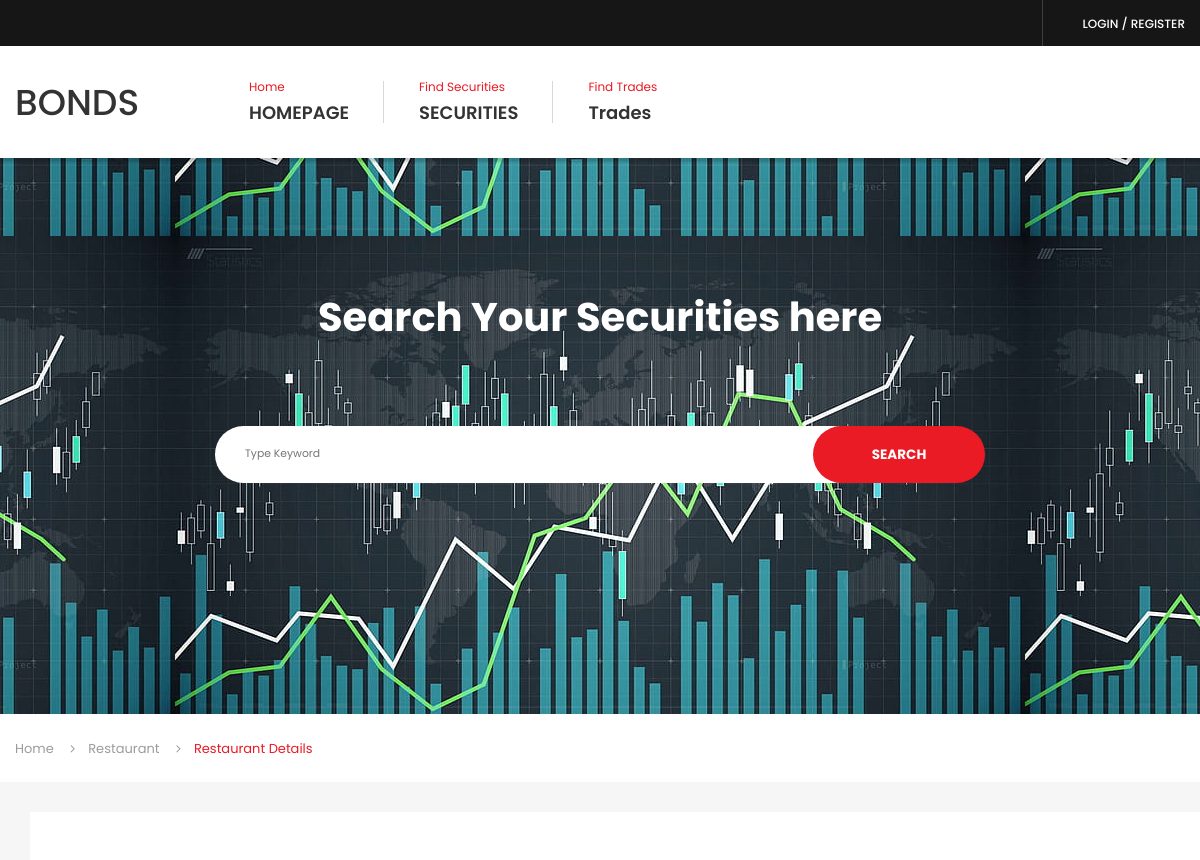
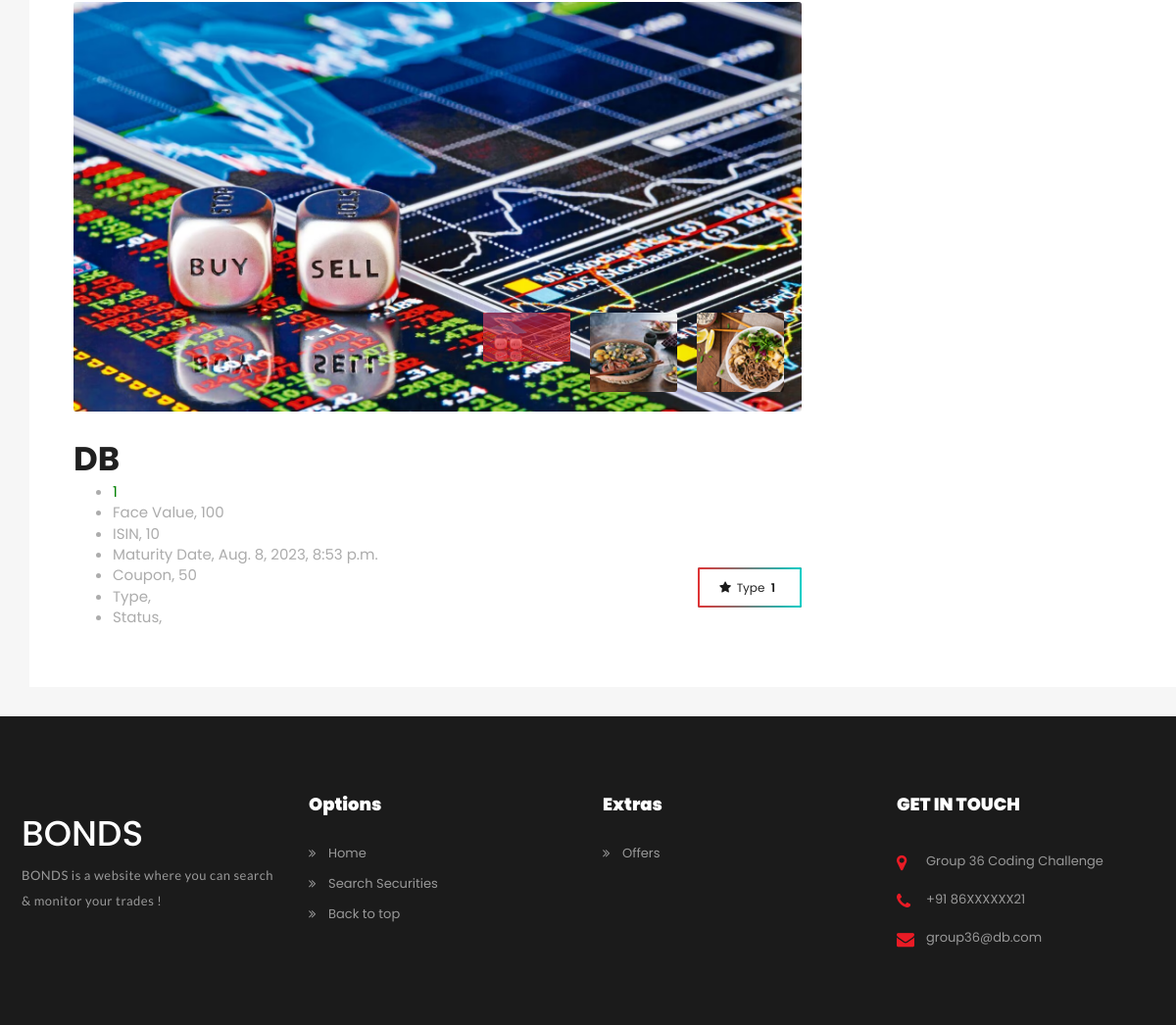
Screenshot of /security/?id=1 with the database file from the repository (2 pictures, top to bottom).
### bonds/models.py (models this page shows, shortened)
class Security(models.Model):
	ISIN = models.IntegerField(default= 0)
	CUSIP = models.IntegerField(default= 0)
	Issuer = models.CharField(max_length=200 , default='NA')
	MaturityDate= models.DateTimeField(auto_now_add=False)
	Coupon = models.IntegerField(default= 0)
	Type = models.CharField(max_length=10 ,choices = (('1' , 'Type 1'),('2' , 'Type 2'),
                          ('3' , 'Type 3'),('4','Type 4')),
                default = '1' )
	FaceValue = models.IntegerField(default= 0)
	status = models.CharField(max_length=10 ,choices = (('s' , 'Success'),('f' , 'Failed'),
                          ('p' , 'Pending'),('na','Not Available')),
                default = 'na' )

### bonds/views.py (the view)
# urls.py: path('security/',views.security ,  name='securitypage'),
def security(request) :
    try:
        ids=request.GET['id']
        rest = Security.objects.filter(id = ids)[0]
    except:
        return HttpResponse('<h1>No such restaurant found </h1>')
    return render(request, 'bond/security-detail.html' , {'rest' : rest})

### bonds/templates/bond/security-detail.html (shortened to what this page needs)
{% load static %}
<!DOCTYPE html>
<html lang="en">
<head>
    <link rel="stylesheet" href="{% static 'front/assets/css/icons.min.css' %}">
    <link rel="stylesheet" href="{% static 'front/assets/css/bootstrap.min.css' %}">
    <link rel="stylesheet" href="{% static 'front/assets/css/main.css' %}">
    <link rel="stylesheet" href="{% static 'front/assets/css/red-color.css' %}">
    <link rel="stylesheet" href="{% static 'front/assets/css/yellow-color.css' %}">
    <link rel="stylesheet" href="{% static 'front/assets/css/responsive.css' %}">
</head>
<body itemscope>
    <main>
        <header class="stick">
            <div class="topbar">
                <div class="container">
                    <div class="topbar-register">
                        {% if request.user.is_authenticated %}
                        <a class="" href="#" title="Login" itemprop="url">{{ request.user.username}}</a>
                        {% else %}
                        <a class="" href="{% url 'signpage'%}" title="Login" itemprop="url">LOGIN / REGISTER</a>
                        {% endif %}
                    </div>
                </div>
            </div>
            <div class="logo-menu-sec">
                <div class="container">
                    <div style="padding-top: 0.8em;" class="logo"><h1 itemprop="headline"><a href="{% url 'mainpage' %}" title="Home" itemprop="url">BONDS</a></h1></div>
                    <nav>
                        <div class="menu-sec">
                            <ul>
                                <li class="menu-item-has-children"><a href="{% url 'mainpage' %}" title="HOMEPAGES" itemprop="url"><span class="red-clr">Home</span>HOMEPAGE</a>
                                </li>
                                <li class="menu-item-has-children"><a href="{% url 'mainpage' %}" title="RESTAURANTS" itemprop="url"><span class="red-clr">Find Securities</span>SECURITIES</a>
                                </li>
                                <li class="menu-item-has-children"><a href="{% url 'trademainpage' %}" title="RESTAURANTS" itemprop="url"><span class="red-clr">Find Trades</span>Trades</a>
                                </li>
                            </ul>
                        </div>
                    </nav>
                </div>
            </div>
        </header>
        <section>
            <div class="block">
                <div class="page-title-wrapper text-center">
                    <div class="col-md-12 col-sm-12 col-lg-12">
                        <div class="page-title-inner">
                            <h1 itemprop="headline">Search Your Securities here</h1>
                            <div class="restaurant-searching style2 text-center">
                    <div class="restaurant-searching-inner">
                        <form class="restaurant-search-form2 brd-rd30">
                            <input id="tag" class="brd-rd30" type="text" placeholder="Type Keyword">
                            <button id="get" class="brd-rd30 red-bg" type="submit" name="rest" value="" onclick="document.querySelector('#get').value = document.querySelector('#tag').value" >SEARCH</button>
                        </form>
                    </div>
                </div>
                        </div>
                    </div>
                </div>
            </div>
        </section>
        <div class="bread-crumbs-wrapper">
            <div class="container">
                <ol class="breadcrumb">
                    <li class="breadcrumb-item"><a href="#" title="" itemprop="url">Home</a></li>
                    <li class="breadcrumb-item"><a href="#" title="" itemprop="url">Restaurant</a></li>
                    <li class="breadcrumb-item active">Restaurant Details</li>
                </ol>
            </div>
        </div>
        <section>
            <div class="block gray-bg top-padd30">
                <div class="container">
                    <div class="row">
                        <div class="col-md-12 col-sm-12 col-lg-12">
                            <div class="sec-box">
                                <div class="sec-wrapper">
                                    <div class="row">
                                        <div class="col-md-8 col-sm-12 col-lg-8">
                                            <div class="restaurant-detail-wrapper">
                                                <div class="restaurant-detail-info">
                                                    <div class="restaurant-detail-thumb">
                                                        <ul class="restaurant-detail-img-carousel">
                                                            <li><img class="brd-rd3" src="{% static 'front/assets/images/resource/restaurant-detail-big-img1-1.jpg' %}" alt="restaurant-detail-big-img1-1.jpg" itemprop="image"></li>
                                                        </ul>
                                                        <ul class="restaurant-detail-thumb-carousel">
                                                            <li><img class="brd-rd3" src="{% static 'front/assets/images/resource/restaurant-detail-small-img1-1.jpg' %}" alt="restaurant-detail-small-img1-1.jpg" itemprop="image"></li>
                                                            <li><img class="brd-rd3" src="{% static 'front/assets/images/resource/restaurant-detail-small-img1-2.jpg' %}" alt="restaurant-detail-small-img1-2.jpg" itemprop="image"></li>
                                                            <li><img class="brd-rd3" src="{% static 'front/assets/images/resource/restaurant-detail-small-img1-3.jpg' %}" alt="restaurant-detail-small-img1-3.jpg" itemprop="image"></li>
                                                        </ul>
                                                    </div>
                                                    <div class="restaurant-detail-title">
                                                        <h1 itemprop="headline">{{rest.Issuer}}</h1>
                                                        <div class="info-meta">
                                                            <ul>
                                                            <li><span style="color: green">{{rest.CUSIP}}</span></li>
                                                            <li><span><a href="#" title="" itemprop="url">Face Value</a>, <a href="#" title="" itemprop="url">{{rest.FaceValue}}</a></span></li>
                                                            <li><span><a href="#" title="" itemprop="url">ISIN</a>, <a href="#" title="" itemprop="url">{{rest.ISIN}}</a></span></li>
                                                            <li><span><a href="#" title="" itemprop="url">Maturity Date</a>, <a href="#" title="" itemprop="url">{{rest.MaturityDate}}</a></span></li>
                                                            <li><span><a href="#" title="" itemprop="url">Coupon</a>, <a href="#" title="" itemprop="url">{{rest.Coupon}}</a></span></li>
                                                            <li><span><a href="#" title="" itemprop="url">Type</a>, <a href="#" title="" itemprop="url">{{rest.get_type_details}}</a></span></li>
                                                            <li><span><a href="#" title="" itemprop="url">Status</a>, <a href="#" title="" itemprop="url">{{rest.get_status_details}}</a></span></li>
                                                        </ul>
                                                        </div>
                                                        <div class="rating-wrapper">
                                                            <a class="gradient-brd brd-rd2" href="#" title="" itemprop="url"><i class="fa fa-star"></i> Type <i>{{rest.Type}}</i></a>
                                                    </div>
                                                    </div>
                                                    </div>
                                                    </div>
                                                    </div>
                                                    </div>
                                                    </div>
                                                </div>
                                            </div>
                                        </div>
                                    </div>
                                </div>
                            </section>
<footer>
            <div class="block top-padd80 bottom-padd80 dark-bg">
                <div class="container">
                    <div class="row">
                        <div class="col-md-12 col-sm-12 col-lg-12">
                            <div class="footer-data">
                                <div class="row">
                                    <div class="col-md-3 col-sm-6 col-lg-3">
                                        <div class="widget about_widget wow fadeIn" data-wow-delay="0.1s">
                                            <h1 style="color: white;">BONDS</h1>
                                            <p itemprop="description">BONDS is a website where you can search & monitor your trades ! </p>
                                        </div>
                                    </div>
                                    <div class="col-md-3 col-sm-6 col-lg-3">
                                        <div class="widget information_links wow fadeIn" data-wow-delay="0.2s">
                                            <h4 class="widget-title" itemprop="headline">Options</h4>
                                            <ul>
                                                <li><a href="{% url 'mainpage' %}" title="" itemprop="url">Home</a></li>
                                                <li><a href="{% url 'mainpage' %}" title="" itemprop="url">Search Securities</a></li>
                                                <li><a href="#top" title="" itemprop="url">Back to top</a></li>
                                            </ul>
                                        </div>
                                    </div>
                                    <div class="col-md-3 col-sm-6 col-lg-3">
                                        <div class="widget customer_care wow fadeIn" data-wow-delay="0.3s">
                                            <h4 class="widget-title" itemprop="headline">Extras</h4>
                                            <ul>
                                                <li><a href="#" title="" itemprop="url">Offers</a></li>
                                            </ul>
                                        </div>
                                    </div>
                                    <div class="col-md-3 col-sm-6 col-lg-3">
                                        <div class="widget get_in_touch wow fadeIn" data-wow-delay="0.4s">
                                            <h4 class="widget-title" itemprop="headline">GET IN TOUCH</h4>
                                            <ul>
                                               <li><i class="fa fa-map-marker"></i> Group 36 Coding Challenge</li>
                                               <li><i class="fa fa-phone"></i> +91 86XXXXXX21</li>
                                               <li><i class="fa fa-envelope"></i>group36@db.com</li>
                                            </ul>
                                        </div>
                                    </div>
                                </div>
                            </div>
                        </div>
                    </div>
                </div>
            </div>
        </footer>
    </main>
</body>
</html>

### rows the page displays
Security: Issuer "DB", CUSIP "1", FaceValue "100", ISIN "10", MaturityDate "Aug. 8, 2023, 8:53 p.m.", Coupon "50", Type "1"
